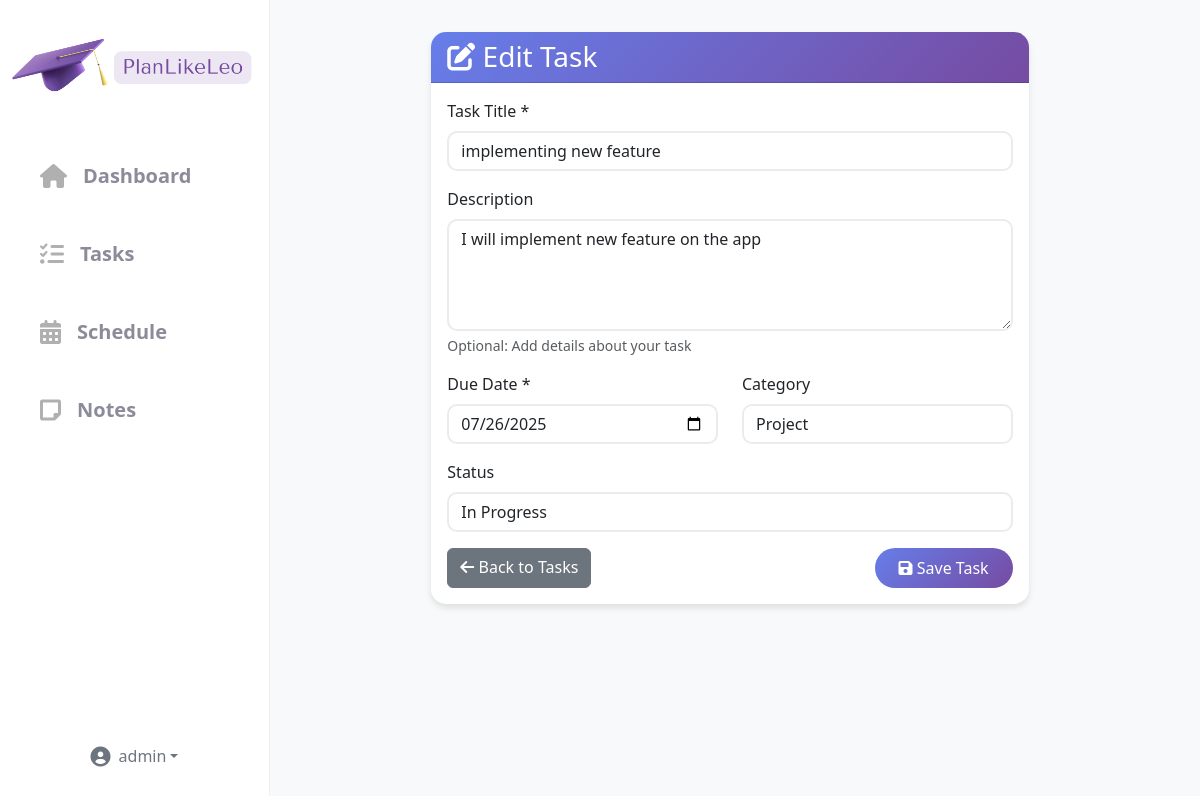
Screenshot of /tasks/3/edit/ (signed in) with the database file from the repository.
### planner/models.py (models this page shows, shortened)
class Task(models.Model):
    CATEGORY_CHOICES = [
        ('homework', 'Homework'),
        ('exam', 'Exam'),
        ('project', 'Project'),
        ('assignment', 'Assignment'),
        ('study', 'Study'),
        ('other', 'Other'),
    ]
    STATUS_CHOICES = [
        ('todo', 'To Do'),
        ('in_progress', 'In Progress'),
        ('done', 'Done'),
    ]
    user = models.ForeignKey(User, on_delete=models.CASCADE)
    title = models.CharField(max_length=255)
    description = models.TextField(blank=True)
    due_date = models.DateField()
    category = models.CharField(max_length=100, choices=CATEGORY_CHOICES, default='homework')
    status = models.CharField(max_length=20, choices=STATUS_CHOICES, default='todo')
    created_at = models.DateTimeField(auto_now_add=True)
    updated_at = models.DateTimeField(auto_now=True)
    class Meta:
        ordering = ['due_date', 'created_at']

### planner/views.py (the view)
# urls.py: path('tasks/<int:pk>/edit/', views.task_edit, name='task_edit'),
@login_required
def task_edit(request, pk):
    task = get_object_or_404(Task, pk=pk, user=request.user)
    if request.method == 'POST':
        form = TaskForm(request.POST, instance=task)
        if form.is_valid():
            form.save()
            messages.success(request, 'Task updated successfully!')
            return redirect('task_list')
    else:
        form = TaskForm(instance=task)
    return render(request, 'planner/task_form.html', {'form': form, 'title': 'Edit Task'})

### planner/forms.py
class TaskForm(forms.ModelForm):
    class Meta:
        model = Task
        fields = ['title', 'description', 'due_date', 'category', 'status']
        widgets = {
            'title': forms.TextInput(attrs={
                'class': 'form-control',
                'placeholder': 'Enter task title'
            }),
            'description': forms.Textarea(attrs={
                'class': 'form-control',
                'rows': 4,
                'placeholder': 'Enter task description (optional)'
            }),
            'due_date': forms.DateInput(attrs={
                'class': 'form-control',
                'type': 'date'
            }),
            'category': forms.Select(attrs={'class': 'form-control'}),
            'status': forms.Select(attrs={'class': 'form-control'}),
        }

### templates/planner/task_form.html (shortened to what this page needs)
{% extends 'planner/base.html' %}
{% load static %}
{% block content %}
<div class="row justify-content-center">
    <div class="col-md-8">
        <div class="card">
            <div class="card-header">
                <h3 class="mb-0">
                    <i class="fas fa-edit"></i> {{ title }}
                </h3>
            </div>
            <div class="card-body">
                <form method="post">
                    <div class="mb-3">
                        <label for="{{ form.title.id_for_label }}" class="form-label">Task Title *</label>
                        {{ form.title }}
                    </div>
                    <div class="mb-3">
                        <label for="{{ form.description.id_for_label }}" class="form-label">Description</label>
                        {{ form.description }}
                        <div class="form-text">Optional: Add details about your task</div>
                    </div>
                    <div class="row">
                        <div class="col-md-6 mb-3">
                            <label for="{{ form.due_date.id_for_label }}" class="form-label">Due Date *</label>
                            {{ form.due_date }}
                        </div>
                        <div class="col-md-6 mb-3">
                            <label for="{{ form.category.id_for_label }}" class="form-label">Category</label>
                            {{ form.category }}
                        </div>
                    </div>
                    <div class="mb-3">
                        <label for="{{ form.status.id_for_label }}" class="form-label">Status</label>
                        {{ form.status }}
                    </div>
                    <div class="d-flex justify-content-between">
                        <a href="{% url 'task_list' %}" class="btn btn-secondary">
                            <i class="fas fa-arrow-left"></i> Back to Tasks
                        </a>
                        <button type="submit" class="btn btn-primary">
                            <i class="fas fa-save"></i> Save Task
                        </button>
                    </div>
                </form>
            </div>
        </div>
    </div>
</div>
{% endblock %}

### templates/planner/base.html (shortened to what this page needs)
<!DOCTYPE html>
<html lang="en">
<head>
    {% load static %}
    <link href="https://cdn.jsdelivr.net/npm/bootstrap@5.3.0/dist/css/bootstrap.min.css" rel="stylesheet">
    <link href="https://cdnjs.cloudflare.com/ajax/libs/font-awesome/6.0.0/css/all.min.css" rel="stylesheet">
    <link href="{% static 'css/style.css' %}" rel="stylesheet">
</head>
<body>
    {% if user.is_authenticated and request.resolver_match.url_name != 'welcome' and request.resolver_match.url_name != 'login' and request.resolver_match.url_name != 'register' %}
    <nav class="custom-sidebar d-lg-flex flex-column p-0 d-none">
        <div class="sidebar-logo">
            <img src="{% static 'images/planlikeleo/plan.png' %}" alt="Logo" />
        </div>
        <ul class="nav nav-pills flex-column mb-auto px-3">
            <li class="nav-item">
                <a href="{% url 'dashboard' %}" class="nav-link {% if request.resolver_match.url_name == 'dashboard' %}active{% endif %}">
                    <i class="fas fa-home"></i> Dashboard
                </a>
            </li>
            <li>
                <a href="{% url 'task_list' %}" class="nav-link {% if request.resolver_match.url_name == 'task_list' %}active{% endif %}">
                    <i class="fas fa-tasks"></i> Tasks
                </a>
            </li>
            <li>
                <a href="{% url 'schedule' %}" class="nav-link {% if request.resolver_match.url_name == 'schedule' %}active{% endif %}">
                    <i class="fas fa-calendar-alt"></i> Schedule
                </a>
            </li>
            <li>
                <a href="{% url 'notes' %}" class="nav-link {% if request.resolver_match.url_name == 'notes' %}active{% endif %}">
                    <i class="fas fa-sticky-note"></i> Notes
                </a>
            </li>
        </ul>
        <div class="sidebar-footer">
            <div class="dropdown">
                <a href="#" class="d-flex align-items-center text-secondary text-decoration-none dropdown-toggle justify-content-center" id="sidebarUserDropdown" data-bs-toggle="dropdown" aria-expanded="false">
                    <i class="fas fa-user-circle fa-lg me-2"></i>
                    <span>{{ user.username }}</span>
                </a>
            </div>
        </div>
    </nav>
    {% endif %}
    <main class="{% if user.is_authenticated and request.resolver_match.url_name != 'welcome' and request.resolver_match.url_name != 'login' and request.resolver_match.url_name != 'register' %}main-content{% endif %}">
        {% block content %}
        {% endblock %}
    </main>
</body>
</html>

### static/css/style.css (style rules this page uses)
body { background-color: #f8f9fa; font-family: 'Segoe UI', Tahoma, Geneva, Verdana, sans-serif; }
.card { border: none; border-radius: 15px; box-shadow: 0 4px 6px rgba(0, 0, 0, 0.1); transition: transform 0.2s ease-in-out; }
.card-header { background: linear-gradient(135deg, #667eea 0%, #764ba2 100%); color: white; border-radius: 15px 15px 0 0 !important; font-weight: bold; }
.btn-primary { background: linear-gradient(135deg, #667eea 0%, #764ba2 100%); border: none; border-radius: 25px; padding: 0.5rem 1.5rem; }
.form-control { border-radius: 10px; border: 2px solid #e9ecef; }

### templates/planner/base.html (style rules this page uses)
body { min-height: 100vh; }
.custom-sidebar { min-height: 100vh; background: #fff; color: #6c757d; position: fixed; top: 0; left: 0; width: 270px; z-index: 1030; display: flex; flex-direction: column; border-right: 1px solid #f0f0f0; }
.sidebar-logo { display: flex; align-items: center; gap: 12px; margin: 1.5rem 0 2.5rem 0; justify-content: center; }
.sidebar-logo img { height: 85px; }
.custom-sidebar .nav-link { color: #8b8b99; font-size: 1.25rem; font-weight: 600; border-radius: 2rem; margin-bottom: 1.5rem; padding: 0.75rem 1.5rem; display: flex; align-items: center; gap: 1rem; transition: background 0.2s, color 0.2s; }
.custom-sidebar .nav-link i { font-size: 1.5rem; color: #b0b0b0; transition: color 0.2s; }
.sidebar-footer { margin-top: auto; padding-bottom: 2rem; text-align: center; }
.main-content { margin-left: 260px; padding: 2rem 1rem 1rem 1rem; }

### rows the page displays
Task: title "implementing new feature", description "I will implement new feature on the app", due_date "07/26/2025", category "Project", status "In Progress"

### other values shown
{{ user.username }} "admin"
{{ title }} "Edit Task"
